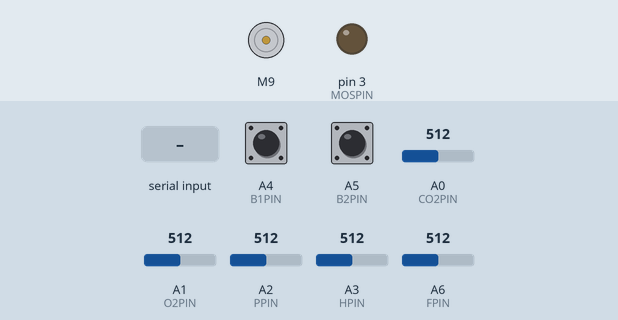
The sketch below on a simulated Arduino Nano, built with avr-gcc and run on an emulated ATmega328P. On the bench: DC motor (green arrow = forward, orange = backward, longer = faster), output pins drawn as LEDs (lit = HIGH). Inputs (shaded band) come from the test bench; at power-on: A4 (B1PIN) HIGH, A0 (CO2PIN) = 512, A1 (O2PIN) = 512, A2 (PPIN) = 512, A3 (HPIN) = 512, A5 (B2PIN) HIGH, A6 (FPIN) = 512. What the sketch prints to the serial monitor is not drawn.

Above: at 1.2 s.
1.3 s: A4 (B1PIN) pulled LOW for 0.15 s
At 3.2 s:
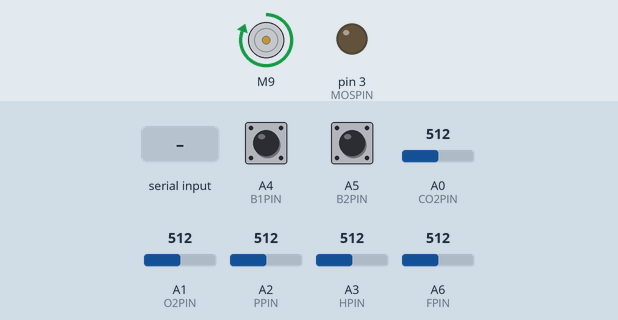
4.4 s: "r" received over Serial
5.9 s: A4 (B1PIN) pulled LOW for 1 s
At 6.4 s:
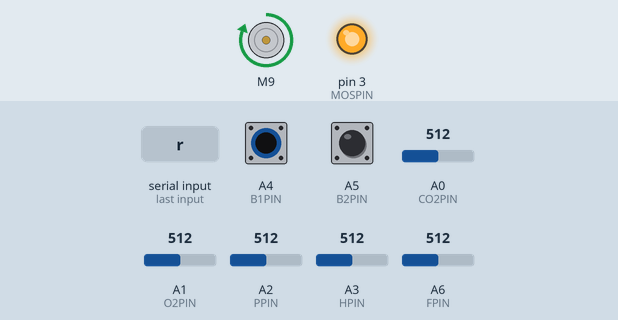
9.9 s: A4 (B1PIN) pulled LOW for 3.2 s
At 15.1 s:
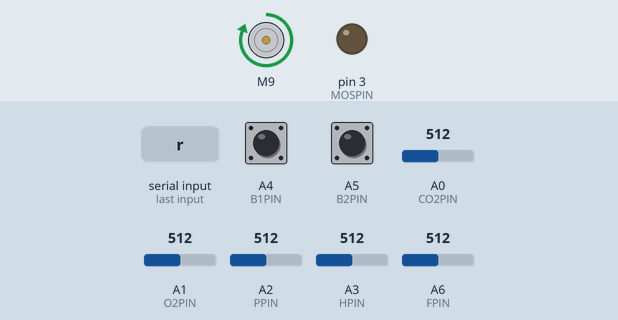
Timing chart, 0 to 16.6 s (numbered marks = the images above; inputs shaded):
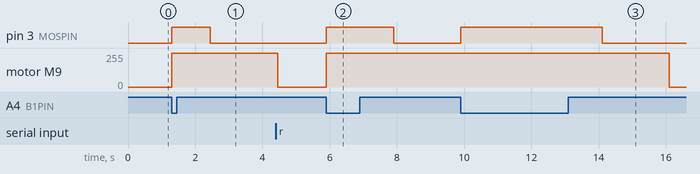

The sketch:

CodeMainV2.ino
```cpp
#include <SparkFun_TB6612.h>

//Handle definitions
#define CO2PIN A0
#define O2PIN A1
#define PPIN A2
#define HPIN A3
#define B1PIN A4 //left
#define B2PIN A5 //right
#define FPIN A6
#define MOSPIN 3

//Motor definitions
#define STBY 8
#define AIN1 9
#define AIN2 10
#define PWMA 11

Motor pump1 = Motor(AIN1, AIN2, PWMA, 1, STBY);

boolean buttonL_Val = 1;
boolean buttonL_SentVal = 1;
boolean buttonR_Val = 1;
boolean buttonR_SentVal = 1;
boolean prevButtonR_Val = 1;
boolean buttonState;
boolean startDebounce = false;

int carbon_Val = 0;
int oxy_Val = 0;
int pressure_Val = 0;
int humid_Val = 0;
int flow_Val = 0;

int solenoidTime = 1000; //1 seconds to sample ear volume
int pumpTime = 3000; //10 seconds to allow flow

boolean sendTrue = false;
boolean analogTrue = false;
boolean solenoidStart = false;
boolean pumpStart = false;
boolean solenoidStatus = false;
boolean pumpStatus = false;

boolean buttonLeftPressed = false;
boolean buttonRightPressed = false;
boolean firstTimeLeft = false;

boolean stopLoop = false;
boolean startSend = false;
boolean startRead = false;
boolean lastSend = false;
boolean takePhoto = false;

//timer variables
unsigned long startTimeSolenoid = 0;
unsigned long endTimeSolenoid = 0;

unsigned long startTimePump = 0;
unsigned long endTimePump = 0;
unsigned long lastDebounceTime = 0;
unsigned long debounceDelay = 50;

void setup() {
  Serial.begin(9600);
  pinMode(B1PIN, INPUT_PULLUP);
  pinMode(B2PIN, INPUT_PULLUP);
  pinMode(MOSPIN, OUTPUT);

}

void loop() {
  ReadAnalogs();
  SerialSend();  //put this in a timer

  buttonL_Val = digitalRead(B1PIN);
  buttonR_Val = digitalRead(B2PIN);


  //Starts sampling gasses: sent value will be B10CxxOxxHxxPxxFxx
  if (buttonL_Val == LOW) {
    buttonLeftPressed = true;
    solenoidStart = true;
    pumpStart = true;
    solenoidStatus = 1;
    pumpStatus = 1;
    digitalWrite(MOSPIN, solenoidStatus);
    pump1.drive(255);
  }

  if (buttonLeftPressed) {
    //CheckDebounce(B2PIN);

    SolenoidTimer(solenoidTime);
    PumpTimer(pumpTime);

  }


  if (buttonR_Val != prevButtonR_Val) {
    // reset the debouncing timer
    lastDebounceTime = millis();
  }

  CheckDebounce();


  //startRead = false;

}
```

Data.ino
```cpp
void ReadAnalogs() {
  carbon_Val = analogRead(CO2PIN);
  oxy_Val = analogRead(O2PIN);
  pressure_Val = analogRead(PPIN);
  humid_Val = analogRead(HPIN);
  flow_Val = analogRead(FPIN);
}

void ResetAnalogs() {
  carbon_Val = 0;
  oxy_Val = 0;
  pressure_Val = 0;
  humid_Val = 0;
  flow_Val = 0;
}


void SetAnalogs() {
  carbon_Val = 111;
  oxy_Val = 222;
  pressure_Val = 444;
  humid_Val = 333;
  flow_Val = 555;
}

void SerialSend() {

  if (Serial.available() > 0) {
    if (Serial.read() == 'r') {
      Serial.print("B");
      Serial.print(!buttonL_Val);
      Serial.print(!buttonR_SentVal);
      Serial.print("S");  //solenoid & pump
      Serial.print(solenoidStatus);
      Serial.print(pumpStatus);
      Serial.print("C");
      Serial.write(highByte(carbon_Val));
      Serial.write(lowByte(carbon_Val));
      Serial.print("O");
      Serial.write(highByte(oxy_Val));
      Serial.write(lowByte(oxy_Val));
      Serial.print("H");
      Serial.write(highByte(humid_Val));
      Serial.write(lowByte(humid_Val));
      Serial.print("P");
      Serial.write(highByte(pressure_Val));
      Serial.write(lowByte(pressure_Val));
      Serial.print("F");
      Serial.write(highByte(flow_Val));
      Serial.write(lowByte(flow_Val));
      Serial.println();
    }
  }
}
```

Timers.ino
```cpp
void SolenoidTimer(int wait) {
  //delay amount of time until wait value elapses
  //calculated based on volume of year (could be dynamic based on GUI input or something based on age or tymp reading or something)

  if (solenoidStart) {
    startTimeSolenoid = millis();
    solenoidStart = false;
  }
  if (millis() - startTimeSolenoid > wait) {
    solenoidStatus = 0;
    digitalWrite(MOSPIN, solenoidStatus);
  }
}

void PumpTimer(int wait) {
  //delay amount of time until wait value elapses
  //should be longer than solenoidTimer since the gasses must travel to the sensors
  if (pumpStart) {
    startTimePump = millis();
    pumpStart = false;
  }

  //add in pressure check
  if (millis() - startTimePump > wait) {
    pump1.brake();
    buttonLeftPressed = false;
    stopLoop = true;
    buttonL_SentVal = 1;
    pumpStatus = 0;
  }
}

void CheckDebounce() {

  if ((millis() - lastDebounceTime) > debounceDelay) {
    // whatever the reading is at, it's been there for longer than the debounce
    // delay, so take it as the actual current state:

    // if the button state has changed:
    if (buttonR_Val != buttonState) {
      buttonState = buttonR_Val;

      // only toggle the LED if the new button state is HIGH
      if (buttonState == LOW)
        buttonR_SentVal = 0;
      else
        buttonR_SentVal = 1;
        //startDebounce = false;
        //ResetAnalogs(); //good for debugging but might want to be able to take a photo and send while you are sampling & PI can figure out the received values


    }
  }
  prevButtonR_Val = buttonR_Val;
}
```

Measured:
- after the input at 1.3 s, pin 3 (MOSPIN): LOW → HIGH at once, → LOW 1.1 s later; motor M9: stopped → forward 255/255 at once
- after the input at 5.9 s, pin 3 (MOSPIN): LOW → HIGH at once, → LOW 2.0 s later; motor M9: stopped → forward 255/255 at once
- after the input at 9.9 s, pin 3 (MOSPIN): LOW → HIGH at once, → LOW 4.2 s later; motor M9: forward 255/255 → stopped after 6.2 s
